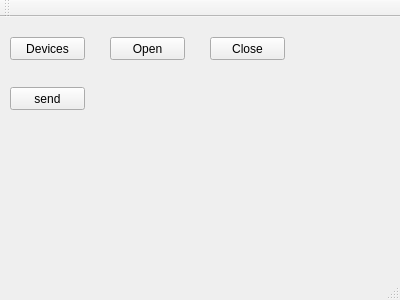
<?xml version="1.0" encoding="UTF-8"?>
<ui version="4.0">
 <class>htlab_usb_int_main</class>
 <widget class="QMainWindow" name="htlab_usb_int_main">
  <property name="geometry">
   <rect>
    <x>0</x>
    <y>0</y>
    <width>400</width>
    <height>300</height>
   </rect>
  </property>
  <property name="windowTitle">
   <string>htlab_usb_int_main</string>
  </property>
  <widget class="QWidget" name="centralWidget">
   <widget class="QPushButton" name="pushButton">
    <property name="geometry">
     <rect>
      <x>10</x>
      <y>20</y>
      <width>75</width>
      <height>23</height>
     </rect>
    </property>
    <property name="text">
     <string>Devices</string>
    </property>
   </widget>
   <widget class="QPushButton" name="pushButton_2">
    <property name="geometry">
     <rect>
      <x>110</x>
      <y>20</y>
      <width>75</width>
      <height>23</height>
     </rect>
    </property>
    <property name="text">
     <string>Open</string>
    </property>
   </widget>
   <widget class="QPushButton" name="pushButton_3">
    <property name="geometry">
     <rect>
      <x>210</x>
      <y>20</y>
      <width>75</width>
      <height>23</height>
     </rect>
    </property>
    <property name="text">
     <string>Close</string>
    </property>
   </widget>
   <widget class="QPushButton" name="pushButton_4">
    <property name="geometry">
     <rect>
      <x>10</x>
      <y>70</y>
      <width>75</width>
      <height>23</height>
     </rect>
    </property>
    <property name="text">
     <string>send</string>
    </property>
   </widget>
  </widget>
  <widget class="QMenuBar" name="menuBar">
   <property name="geometry">
    <rect>
     <x>0</x>
     <y>0</y>
     <width>400</width>
     <height>21</height>
    </rect>
   </property>
  </widget>
  <widget class="QToolBar" name="mainToolBar">
   <attribute name="toolBarArea">
    <enum>TopToolBarArea</enum>
   </attribute>
   <attribute name="toolBarBreak">
    <bool>false</bool>
   </attribute>
  </widget>
  <widget class="QStatusBar" name="statusBar"/>
 </widget>
 <layoutdefault spacing="6" margin="11"/>
 <resources/>
 <connections/>
</ui>
